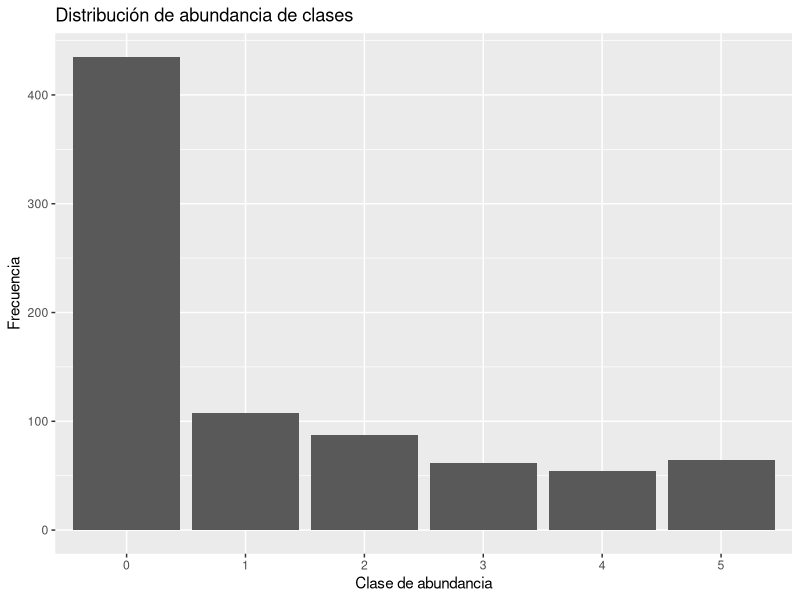
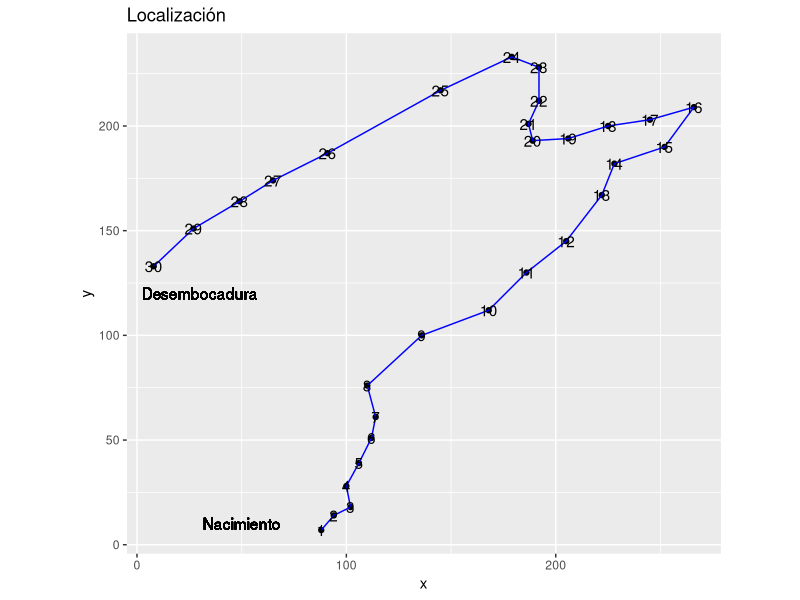
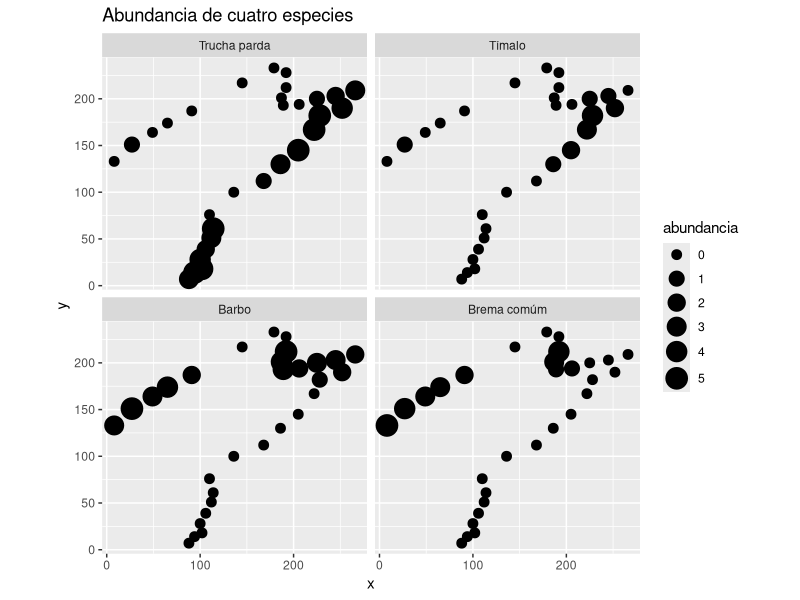
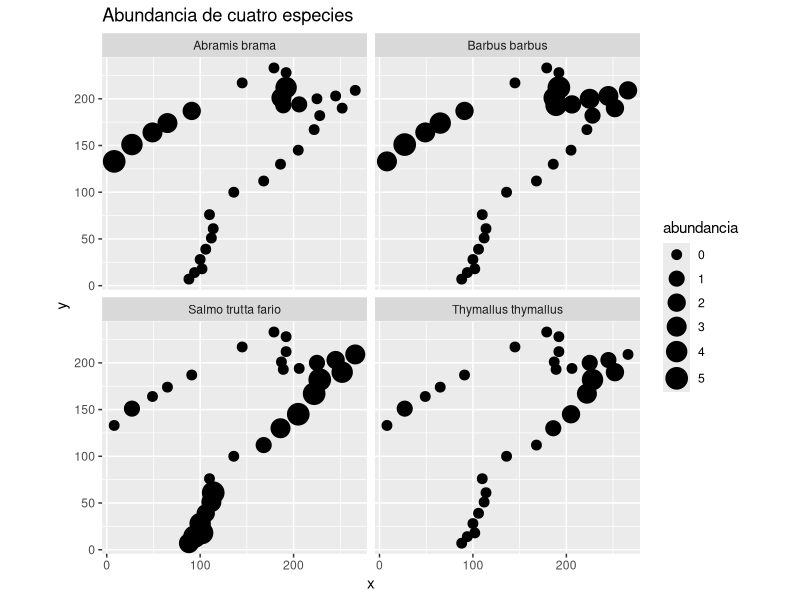
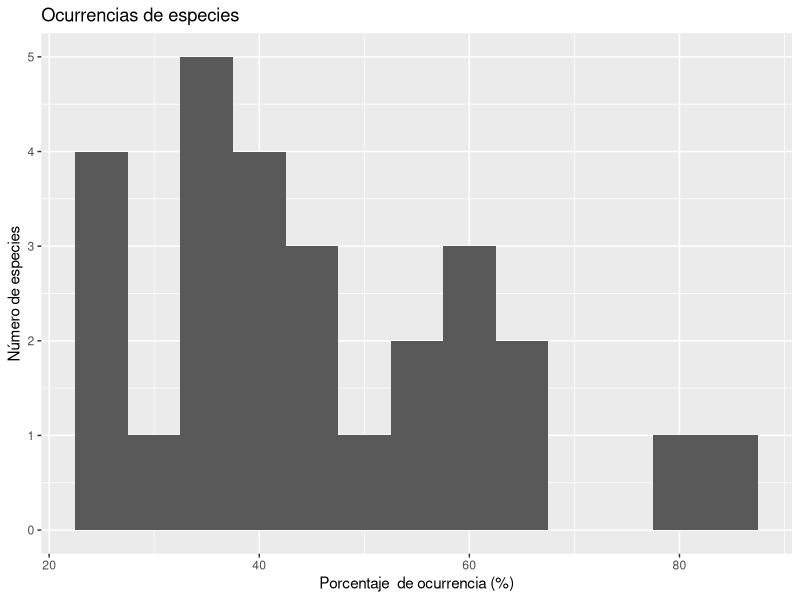
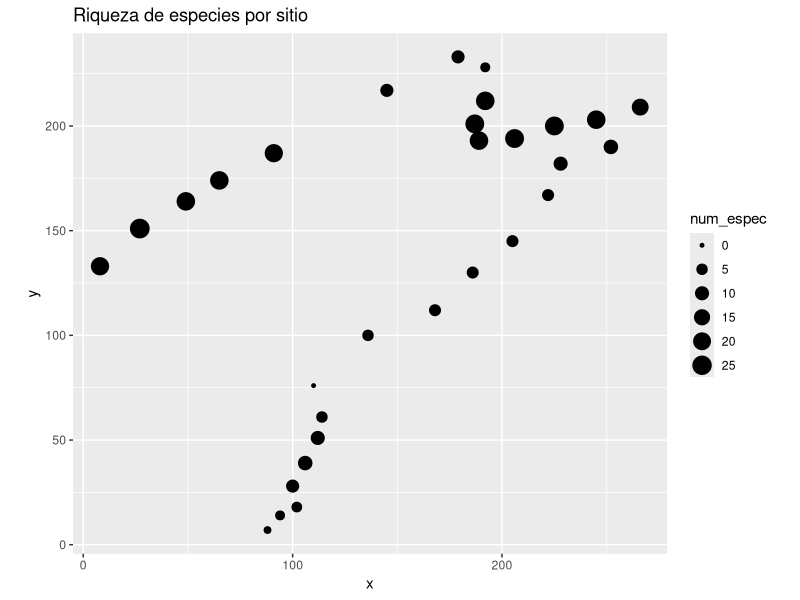

The R source for these figures, in order:
## ---- chunk 1
knitr::opts_chunk$set(fig.width=11, 
                      fig.height=7)
## ---- chunk 2
ambient<-read.csv2("ambientales.csv",enc="latin1",row.names=1)
peces<-read.csv2("peces.csv",enc="latin1",row.names=1)
locs<-read.csv2("localidades.csv",enc="latin1",row.names=1)
nomEspec<-read.csv2("nombresdeespecies.csv",enc="latin1")
nomVarAmbient<-read.csv2("Nombresdevariablesambientales.csv",enc="latin1")
## ---- chunk 3
peces
## ---- chunk 4
summary(peces)
## ---- chunk 5
(ab <- table(unlist(peces)))
ab <- data.frame(ab)
names(ab) <- c("Caso","Frecuencia")
## ---- chunk 6
require(ggplot2)
barras <- ggplot(data.frame(ab), aes(Caso,Frecuencia))
barras + geom_bar(stat = "identity") +
   ggtitle("Distribución de abundancia de clases") +
   xlab("Clase de abundancia")+
   ylab("Frecuencia")
## ---- chunk 7
require(ggplot2)
mapa <- ggplot(locs, aes(x, y))
mapa + geom_point() + 
       coord_fixed() +
       geom_path(col = "blue") +
       geom_text(label = row.names(locs)) +
       geom_text(data = NULL, x=50, y = 10, label = "Nacimiento") +
       geom_text(data = NULL, x=30, y = 120, label = "Desembocadura") +
       ggtitle("Localización")
## ---- chunk 8
seleccion1 <- subset(peces, select = c(Satr, Thth, Baba, Abbr))
seleccion1 <- data.frame(locs, seleccion1)
require(reshape2)
seleccion2 <- melt(seleccion1, id.vars = c("x","y"), variable.name = "especie",
     value.name = "abundancia")
seleccion2$especie2 <- factor(seleccion2$especie,
                             labels = c("Trucha parda",
                             "Tímalo", "Barbo", "Brema comúm"))

require(ggplot2)
especs <- ggplot(seleccion2, aes(x, y, size = abundancia))
especs + geom_point() + 
         coord_fixed() +
         facet_wrap( ~ especie2, ncol = 2) +
         scale_size_continuous(range = c(3,7)) +
         ggtitle("Abundancia de cuatro especies")

seleccion3 <- merge(seleccion2, nomEspec, by.x = "especie", by.y = "code")

require(ggplot2)
especs <- ggplot(seleccion3, aes(x, y, size = abundancia))
especs + geom_point() + 
         coord_fixed() +
         facet_wrap( ~ Scientific, ncol = 2) +
         scale_size_continuous(range = c(3,7)) +
         ggtitle("Abundancia de cuatro especies")

## ---- chunk 9
# Calcular el número de sitios donde cada especie está presente.
# Para sumar por columnas, el segundo argumento de la
# función apply() se establece en 2.
peces.pres <- apply(peces > 0, 2, sum)
# Ordenar el resultado en orden creciente
sort(peces.pres)
# Calcular las frecuencias en porcentajes
peces.fRel <- 100*peces.pres/nrow(peces)
# Ordenar y redondear el resultado a un dígito
round(sort(peces.fRel), 1)
# Convertir a base de datos
peces.fRel <- data.frame(distribucion = round(sort(peces.fRel), 1))
## ---- chunk 10
require(ggplot2)
hist1 <- ggplot(peces.fRel, aes(distribucion))
hist1 + geom_histogram(binwidth = 5) +
        ggtitle("Ocurrencias de especies") +
        xlab("Porcentaje  de ocurrencia (%)") +
        ylab("Número de especies")
## ---- chunk 11
# Cálculo del número de especies por sitio
# Para sumar por filas el segundo argumento de apply() se establece en 1
sit.pres <- apply(peces > 0, 1, sum)
# Ordenación de los resultados en orden creciente
sort(sit.pres)
## ---- chunk 12
bdsit.pres <- data.frame(locs, num_espec = sit.pres)

require(ggplot2)
mapa <- ggplot(bdsit.pres, aes(x, y, size = num_espec))
mapa + geom_point() + 
       coord_fixed() +
       ggtitle("Riqueza de especies por sitio")
